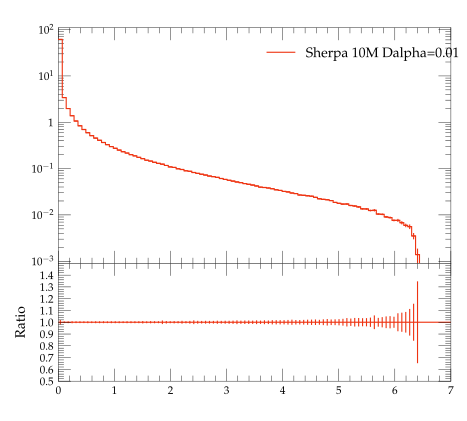

The Python source for this figure:
#! /usr/bin/env python

# This Python script was auto-generated using YODA v2.0.0.
# Analysis object: /evtb/inc_jg_pt
# Timestamp: 13-04-2024 (01:44:13)

import matplotlib as mpl
import matplotlib.pyplot as plt
mpl.use('Agg') # comment out for interactive use
import os
import numpy as np

plotDir = os.path.split(os.path.realpath(__file__))[0]
if 'YODA_USER_PLOT_PATH' in globals():
    plot_outdir = globals()['YODA_USER_PLOT_PATH']
else:
    plot_outdir = plotDir

#plot style
plt.style.use(os.path.join(plotDir, '../default.mplstyle'))
# plot metadata
figW, figH = plt.rcParams['figure.figsize']
ax_xLabel = r''
ax_yLabel = r''
ax_title  = r''
ax_xScale = 'linear'
ax_yScale = 'log'
xLims = (0.0, 7.0)
yLims = (0.0009000000000000001, 110.00000000000001)

# TeX-friendly labels for the legend
labels = [ r"Sherpa 10M Dalpha=0.01" ]

# Create figure and axis objects
fig, (ax, ratio0_ax) = plt.subplots(2, 1, sharex=True,
                  figsize=(figW,figH), gridspec_kw={'height_ratios': (2, 1)})
ratio0_ax.yaxis.set_major_locator(mpl.ticker.MultipleLocator(0.1))
ratio0_ax.set_ylim(0.5, 1.4999)
ratio0_ax.set_ylabel('Ratio')

# LineColor map: curve index -> color
linecolors = {0: '#EE3311'}
# the numerical data is stored in a separate file
dataf = dict()
prefix = os.path.split(__file__)[0]
if prefix:    prefix = prefix + '/'
exec(open(prefix+'inc_jg_pt__data.py').read(), dataf)


legend_handles = [] # keep track of handles for the legend

# style options for curves
# starts at zorder>=5 to draw curve on top of legend
styles = {
  'curve0': {
    'color' : linecolors[0],
    'linestyle' : '-',
    'marker' : 'o',
    'zorder' : 5,
    'histstyle' : True,
  },
}
# curve from input yoda files in main panel
for label in dataf['yvals'].keys():
    if all(np.isnan(v) for v in dataf['yvals'][label]):
        continue
    tmp = None
    if styles[label]['histstyle']: # draw as histogram
        tmp, = ax.plot(dataf['xedges'], dataf['yedges'][label],
                       color=styles[label]['color'],
                       linestyle=styles[label]['linestyle'],
                       drawstyle='steps-pre', solid_joinstyle='miter',
                       zorder=styles[label]['zorder'], label=label)
        ax.errorbar(dataf['xpoints'], dataf['yvals'][label], color=styles[label]['color'],
                    xerr=dataf['xerrs'], yerr=[dataf['ydowns'][label], dataf['yups'][label]],
                    linestyle='none', zorder=styles[label]['zorder'])
    else: # draw as scatter
        tmp = ax.errorbar(dataf['xpoints'], dataf['yvals'][label],
                          xerr=dataf['xerrs'],
                          yerr=[ dataf['ydowns'][label],
                          dataf['yups'][label] ],
                          fmt=styles[label]['marker'],
                          ecolor=styles[label]['color'],
                          color=styles[label]['color'], zorder=2)
        tmp[-1][0].set_linestyle(styles[label]['linestyle'])
    legend_handles += [tmp]
    for varLabel in dataf['variation_yvals'].keys():
        if varLabel.startswith(label):
            tmp, = ax.plot(dataf['xedges'], dataf['variation_yvals'][varLabel],
                           color=styles[label]['color'],
                           linestyle=styles[label]['linestyle'],
                           drawstyle='steps-pre', solid_joinstyle='miter',
                           zorder=styles[label]['zorder'], alpha=0.5)


# plots on ratio panel
# curve from input yoda files in ratio panel
for label, yvals in dataf['ratio0_yvals'].items():
    if all(np.isnan(v) for v in yvals):
        continue
    if styles[label]['histstyle']: # plot as histogram
        ratio0_ax.plot(dataf['xedges'], yvals,
                       color=styles[label]['color'],
                       linestyle=styles[label]['linestyle'],
                       drawstyle='steps-pre', zorder=1,
                       solid_joinstyle='miter')
        ratio0_ax.vlines(dataf['xpoints'],
                         dataf['ratio0_ymin'][label],
                         dataf['ratio0_ymax'][label],
                         color=styles[label]['color'], zorder=1)
    else: # plot as scatter
        tmp = ratio0_ax.errorbar(dataf['xpoints'],
                                 yvals, xerr=dataf['xerrs'],
                                 yerr=dataf['ratio0_yerrs'][label],
                                 fmt=styles[label]['marker'],
                                 ecolor=styles[label]['color'],
                                 color=styles[label]['color'])
        tmp[-1][0].set_linestyle(styles[label]['linestyle'])

    for varlabel in dataf['ratio0_variation_vals'].keys():
        if varlabel.startswith(label):
            ratio0_ax.plot(dataf['xedges'],
                            dataf['ratio0_variation_vals'][varlabel],
                            color=styles[label]['color'],
                            linestyle=styles[label]['linestyle'],
                            drawstyle='steps-pre', solid_joinstyle='miter',
                            zorder=1, alpha=0.5)

legend_pos = (0.5, 0.97)
ax.legend(legend_handles, labels, loc='upper left', bbox_to_anchor=legend_pos)

# set plot metadata as defined above
ratio0_ax.set_xlabel(ax_xLabel)
ratio0_ax.xaxis.set_label_coords(1., -.15)
ax.set_ylabel(ax_yLabel, loc='top')
ax.set_title(ax_title, loc='left')
ax.set_xscale(ax_xScale)
ax.set_yscale(ax_yScale)
ax.set_xlim(xLims)
ax.set_ylim(yLims)

# tick formatting
plt.rcParams['xtick.top'] = True
plt.rcParams['ytick.right'] = True
ax.yaxis.set_major_locator(mpl.ticker.LogLocator(base=10.0, numticks=np.inf))
ax.yaxis.set_minor_locator(mpl.ticker.LogLocator(
                           base=10.0, subs=np.arange(0.1, 1, 0.1), numticks=np.inf))
fig.align_ylabels((ax, ratio0_ax))
plt.savefig(os.path.join(plot_outdir, 'inc_jg_pt.pdf'), format='PDF')
plt.savefig(os.path.join(plot_outdir, 'inc_jg_pt.png'), format='PNG')

plt.close(fig)
